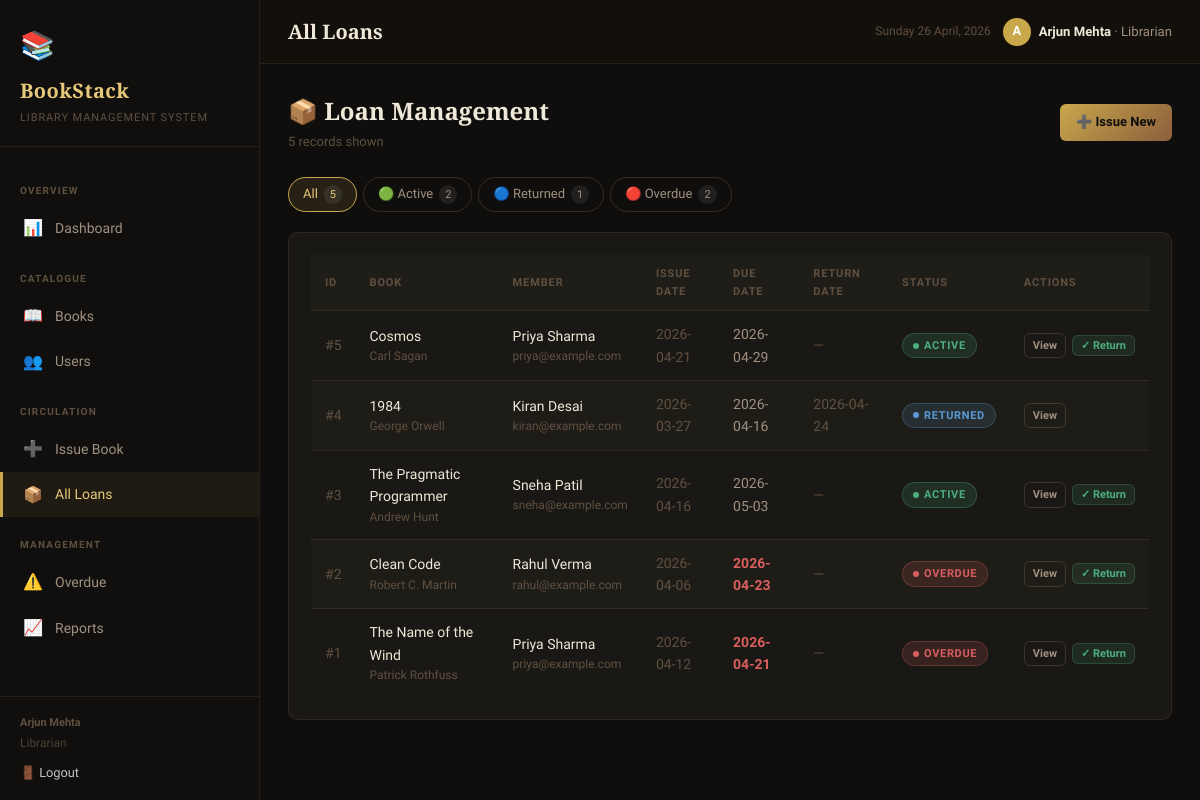
The page /loans (signed in) on the database its author committed.
### tables this page shows
CREATE TABLE users (
            user_id       INTEGER PRIMARY KEY AUTOINCREMENT,
            name          TEXT NOT NULL,
            email         TEXT UNIQUE NOT NULL,
            phone         TEXT,
            role          TEXT DEFAULT 'member',
            password      TEXT DEFAULT 'password123',
            joined_date   TEXT DEFAULT (date('now'))
        );

CREATE TABLE loans (
            loan_id       INTEGER PRIMARY KEY AUTOINCREMENT,
            book_id       INTEGER NOT NULL,
            user_id       INTEGER NOT NULL,
            issue_date    TEXT DEFAULT (date('now')),
            due_date      TEXT NOT NULL,
            return_date   TEXT,
            status        TEXT DEFAULT 'active',
            FOREIGN KEY (book_id) REFERENCES books(book_id),
            FOREIGN KEY (user_id) REFERENCES users(user_id)
        );

CREATE TABLE books (
            book_id       INTEGER PRIMARY KEY AUTOINCREMENT,
            title         TEXT NOT NULL,
            author        TEXT NOT NULL,
            genre         TEXT,
            isbn          TEXT UNIQUE,
            total_copies  INTEGER DEFAULT 1,
            available_copies INTEGER DEFAULT 1,
            added_date    TEXT DEFAULT (date('now'))
        );

### app.py (the view, shortened to what this page needs)
@app.route('/loans', methods=['GET', 'POST'])
@login_required
def loans():
    update_overdue_status()
    db = get_db()
    status_filter = request.args.get('status', 'all')
    query = """
        SELECT l.loan_id, b.title, b.author, u.name, u.email,
               l.issue_date, l.due_date, l.return_date, l.status
        FROM loans l
        JOIN books b ON l.book_id = b.book_id
        JOIN users u ON l.user_id = u.user_id
    """
    if session['role'] == 'member':
        base_where = f" WHERE l.user_id = {session['user_id']}"
        if status_filter in ('active', 'returned', 'overdue'):
            all_loans = db.execute(query + base_where + " AND l.status=? ORDER BY l.loan_id DESC", (status_filter,)).fetchall()
        else:
            all_loans = db.execute(query + base_where + " ORDER BY l.loan_id DESC").fetchall()
        uid = session['user_id']
        counts = {
            'all':      db.execute("SELECT COUNT(*) FROM loans WHERE user_id=?", (uid,)).fetchone()[0],
            'active':   db.execute("SELECT COUNT(*) FROM loans WHERE status='active' AND user_id=?", (uid,)).fetchone()[0],
            'returned': db.execute("SELECT COUNT(*) FROM loans WHERE status='returned' AND user_id=?", (uid,)).fetchone()[0],
            'overdue':  db.execute("SELECT COUNT(*) FROM loans WHERE status='overdue' AND user_id=?", (uid,)).fetchone()[0],
        }
    else:
        if status_filter in ('active', 'returned', 'overdue'):
            all_loans = db.execute(query + " WHERE l.status=? ORDER BY l.loan_id DESC", (status_filter,)).fetchall()
        else:
            all_loans = db.execute(query + " ORDER BY l.loan_id DESC").fetchall()
        counts = {
            'all':      db.execute("SELECT COUNT(*) FROM loans").fetchone()[0],
            'active':   db.execute("SELECT COUNT(*) FROM loans WHERE status='active'").fetchone()[0],
            'returned': db.execute("SELECT COUNT(*) FROM loans WHERE status='returned'").fetchone()[0],
            'overdue':  db.execute("SELECT COUNT(*) FROM loans WHERE status='overdue'").fetchone()[0],
        }
    return render_template('loans.html', loans=all_loans, status_filter=status_filter, counts=counts)

### app.py (called while the page is built)
def get_db():
    db = getattr(g, '_database', None)
    if db is None:
        db = g._database = sqlite3.connect(DATABASE)
        db.row_factory = sqlite3.Row
        db.execute("PRAGMA foreign_keys = ON")
    return db

@app.teardown_appcontext
def close_connection(exception):
    db = getattr(g, '_database', None)
    if db is not None:
        db.close()

def update_overdue_status():
    db = get_db()
    today = date.today().isoformat()
    db.execute("""
        UPDATE loans SET status = 'overdue'
        WHERE status = 'active' AND due_date < ?
    """, (today,))
    db.commit()

@app.before_request
def before_request():
    init_db()

def login_required(f):
    @wraps(f)
    def decorated(*args, **kwargs):
        if 'user_id' not in session:
            flash('Please log in to continue.', 'error')
            return redirect(url_for('login'))
        return f(*args, **kwargs)
    return decorated

### templates/loans.html (shortened to what this page needs)
{% extends "base.html" %}
{% block page_title %}All Loans{% endblock %}
{% block content %}
<div class="page-header">
  <div>
    <div class="page-header-title">📦 Loan Management</div>
    <div class="page-header-sub">{{ loans|length }} record{{ 's' if loans|length != 1 }} shown</div>
  </div>
  <a href="{{ url_for('issue') }}" class="btn btn-primary">➕ Issue New</a>
</div>
<div class="filter-tabs">
  <a href="{{ url_for('loans', status='all') }}"
     class="filter-tab {% if status_filter == 'all' %}active{% endif %}">
    All <span class="tab-count">{{ counts.all }}</span>
  </a>
  <a href="{{ url_for('loans', status='active') }}"
     class="filter-tab {% if status_filter == 'active' %}active{% endif %}">
    🟢 Active <span class="tab-count">{{ counts.active }}</span>
  </a>
  <a href="{{ url_for('loans', status='returned') }}"
     class="filter-tab {% if status_filter == 'returned' %}active{% endif %}">
    🔵 Returned <span class="tab-count">{{ counts.returned }}</span>
  </a>
  <a href="{{ url_for('loans', status='overdue') }}"
     class="filter-tab {% if status_filter == 'overdue' %}active{% endif %}">
    🔴 Overdue <span class="tab-count">{{ counts.overdue }}</span>
  </a>
</div>
<div class="card">
  <div class="table-wrap">
    <table>
      <thead>
        <tr>
          <th>ID</th>
          <th>Book</th>
          <th>Member</th>
          <th>Issue Date</th>
          <th>Due Date</th>
          <th>Return Date</th>
          <th>Status</th>
          <th>Actions</th>
        </tr>
      </thead>
      <tbody>
        {% for loan in loans %}
        <tr>
          <td class="text-muted">#{{ loan.loan_id }}</td>
          <td>
            <a href="{{ url_for('loan_detail', loan_id=loan.loan_id) }}" style="color:var(--text);text-decoration:none;font-weight:500;">
              {{ loan.title }}
            </a>
            <div style="font-size:12px;color:var(--text-3);">{{ loan.author }}</div>
          </td>
          <td>
            <div style="font-weight:500;color:var(--text);">{{ loan.name }}</div>
            <div style="font-size:12px;color:var(--text-3);">{{ loan.email }}</div>
          </td>
          <td class="text-muted">{{ loan.issue_date }}</td>
          <td>
            <span style="color:{% if loan.status == 'overdue' %}var(--red){% else %}var(--text-2){% endif %};font-weight:{% if loan.status == 'overdue' %}600{% else %}400{% endif %};">
              {{ loan.due_date }}
            </span>
          </td>
          <td class="text-muted">{{ loan.return_date or '—' }}</td>
          <td><span class="badge badge-{{ loan.status }}">{{ loan.status }}</span></td>
          <td>
            <div style="display:flex;gap:6px;">
              <a href="{{ url_for('loan_detail', loan_id=loan.loan_id) }}" class="btn btn-ghost btn-xs">View</a>
              {% if session.role == 'librarian' and loan.status in ('active', 'overdue') %}
              <form method="POST" onsubmit="return confirm('Mark loan #{{ loan.loan_id }} as returned?');" style="display:inline;">
                <button type="submit" class="btn btn-success btn-xs">✓ Return</button>
              </form>
              {% endif %}
            </div>
          </td>
        </tr>
        {% endfor %}
      </tbody>
    </table>
  </div>
</div>
{% endblock %}

### templates/base.html (shortened to what this page needs)
<!DOCTYPE html>
<html lang="en">
<head>
  <link rel="stylesheet" href="{{ url_for('static', filename='style.css') }}">
</head>
<body>
<aside class="sidebar">
  <div class="sidebar-brand">
    <span class="brand-icon">📚</span>
    <span class="brand-title">BookStack</span>
    <span class="brand-sub">Library Management System</span>
  </div>
  <nav class="sidebar-nav">
    <div class="nav-section-label">Overview</div>
    <a href="{{ url_for('index') }}" class="nav-link {% if request.endpoint == 'index' %}active{% endif %}">
      <span class="nav-icon">📊</span><span>Dashboard</span>
    </a>
    <div class="nav-section-label">Catalogue</div>
    <a href="{{ url_for('books') }}" class="nav-link {% if request.endpoint == 'books' %}active{% endif %}">
      <span class="nav-icon">📖</span><span>Books</span>
    </a>
    {% if session.get('role') == 'librarian' %}
    <a href="{{ url_for('users') }}" class="nav-link {% if request.endpoint in ('users','user_detail') %}active{% endif %}">
      <span class="nav-icon">👥</span><span>Users</span>
    </a>
    {% endif %}
    <div class="nav-section-label">Circulation</div>
    {% if session.get('role') == 'librarian' %}
    <a href="{{ url_for('issue') }}" class="nav-link {% if request.endpoint == 'issue' %}active{% endif %}">
      <span class="nav-icon">➕</span><span>Issue Book</span>
    </a>
    {% endif %}
    <a href="{{ url_for('loans') }}" class="nav-link {% if request.endpoint in ('loans','loan_detail') %}active{% endif %}">
      <span class="nav-icon">📦</span><span>{% if session.get('role') == 'librarian' %}All Loans{% else %}My Loans{% endif %}</span>
    </a>
    {% if session.get('role') == 'librarian' %}
    <div class="nav-section-label">Management</div>
    <a href="{{ url_for('overdue') }}" class="nav-link {% if request.endpoint == 'overdue' %}active{% endif %}">
      <span class="nav-icon">⚠️</span><span>Overdue</span>
    </a>
    <a href="{{ url_for('reports') }}" class="nav-link {% if request.endpoint == 'reports' %}active{% endif %}">
      <span class="nav-icon">📈</span><span>Reports</span>
    </a>
    {% endif %}
  </nav>
  <div class="sidebar-footer">
    {% if session.get('name') %}
      <div style="margin-bottom:.4rem;">
        <strong>{{ session.name }}</strong><br>
        <span style="font-size:.75rem;opacity:.75;">{{ session.role | capitalize }}</span>
      </div>
      <a href="{{ url_for('logout') }}" style="color:#fff;opacity:.75;font-size:.8rem;text-decoration:none;">🚪 Logout</a>
    {% else %}
      DBMS Project · 2026<br>BookStack v1.0
    {% endif %}
  </div>
</aside>
<div class="main-wrapper">
  <header class="topbar">
    <div class="topbar-title">{% block page_title %}Dashboard{% endblock %}</div>
    <div style="display:flex;align-items:center;gap:12px;">
      <div class="topbar-date" id="topbar-date"></div>
      {% if session.get('name') %}
      <div style="display:flex;align-items:center;gap:8px;font-size:.82rem;color:var(--text-2);">
        <span style="background:var(--accent);color:#fff;border-radius:50%;width:28px;height:28px;display:flex;align-items:center;justify-content:center;font-weight:700;font-size:.8rem;">{{ session.name[0] }}</span>
        <span><strong style="color:var(--text);">{{ session.name }}</strong> &middot; {{ session.role | capitalize }}</span>
      </div>
      {% endif %}
    </div>
  </header>
  <main class="content">
    {% block content %}{% endblock %}
  </main>
</div>
</body>
</html>

### rows shown on the page
users: role "Librarian"
loans: loan_id "5", title "Cosmos", author "Carl Sagan", name "Priya Sharma", email "priya@example.com", issue_date "2026-04-21", due_date "2026-04-29", return_date "—", status "ACTIVE"
loans: loan_id "4", title "1984", author "George Orwell", name "Kiran Desai", email "kiran@example.com", issue_date "2026-03-27", due_date "2026-04-16", return_date "2026-04-24", status "RETURNED"
loans: loan_id "3", title "The Pragmatic Programmer", author "Andrew Hunt", name "Sneha Patil", email "sneha@example.com", issue_date "2026-04-16", due_date "2026-05-03", return_date "—", status "ACTIVE"
loans: loan_id "2", title "Clean Code", author "Robert C. Martin", name "Rahul Verma", email "rahul@example.com", issue_date "2026-04-06", due_date "2026-04-23", return_date "—", status "OVERDUE"
loans: loan_id "1", title "The Name of the Wind", author "Patrick Rothfuss", name "Priya Sharma", email "priya@example.com", issue_date "2026-04-12", due_date "2026-04-21", return_date "—", status "OVERDUE"

### other values the page prints
{{ session.name }} "Arjun Mehta"
{{ session.name[0] }} "A"
{{ loans|length }} "5"
{{ 's' if loans|length != 1 }} "s"
{{ counts.all }} "5"
{{ counts.active }} "2"
{{ counts.returned }} "1"
{{ counts.overdue }} "2"
